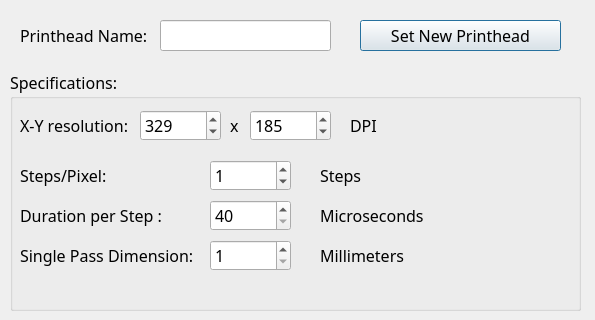
<?xml version="1.0" encoding="UTF-8"?>
<ui version="4.0">
 <class>PrintheadProfile</class>
 <widget class="QDialog" name="PrintheadProfile">
  <property name="geometry">
   <rect>
    <x>0</x>
    <y>0</y>
    <width>595</width>
    <height>320</height>
   </rect>
  </property>
  <property name="sizePolicy">
   <sizepolicy hsizetype="Fixed" vsizetype="Fixed">
    <horstretch>0</horstretch>
    <verstretch>0</verstretch>
   </sizepolicy>
  </property>
  <property name="font">
   <font>
    <family>Franklin Gothic Medium Cond</family>
    <pointsize>12</pointsize>
   </font>
  </property>
  <property name="windowTitle">
   <string>Dialog</string>
  </property>
  <widget class="QPushButton" name="pushButton">
   <property name="geometry">
    <rect>
     <x>360</x>
     <y>20</y>
     <width>201</width>
     <height>31</height>
    </rect>
   </property>
   <property name="text">
    <string>Set New Printhead</string>
   </property>
  </widget>
  <widget class="QLabel" name="XYresolnLabel">
   <property name="geometry">
    <rect>
     <x>20</x>
     <y>20</y>
     <width>131</width>
     <height>31</height>
    </rect>
   </property>
   <property name="font">
    <font>
     <family>Franklin Gothic Medium Cond</family>
     <pointsize>12</pointsize>
    </font>
   </property>
   <property name="text">
    <string>Printhead Name:</string>
   </property>
   <property name="scaledContents">
    <bool>true</bool>
   </property>
   <property name="alignment">
    <set>Qt::AlignLeading|Qt::AlignLeft|Qt::AlignVCenter</set>
   </property>
   <property name="wordWrap">
    <bool>false</bool>
   </property>
  </widget>
  <widget class="QLineEdit" name="lineEdit">
   <property name="geometry">
    <rect>
     <x>160</x>
     <y>20</y>
     <width>171</width>
     <height>31</height>
    </rect>
   </property>
  </widget>
  <widget class="QGroupBox" name="groupBox">
   <property name="geometry">
    <rect>
     <x>10</x>
     <y>70</y>
     <width>571</width>
     <height>241</height>
    </rect>
   </property>
   <property name="title">
    <string>Specifications:</string>
   </property>
   <widget class="QLabel" name="Xmicronslabel_3">
    <property name="geometry">
     <rect>
      <x>310</x>
      <y>90</y>
      <width>71</width>
      <height>31</height>
     </rect>
    </property>
    <property name="font">
     <font>
      <pointsize>12</pointsize>
     </font>
    </property>
    <property name="text">
     <string>Steps</string>
    </property>
    <property name="scaledContents">
     <bool>true</bool>
    </property>
    <property name="alignment">
     <set>Qt::AlignLeading|Qt::AlignLeft|Qt::AlignVCenter</set>
    </property>
    <property name="wordWrap">
     <bool>false</bool>
    </property>
   </widget>
   <widget class="QLabel" name="xlabel2">
    <property name="geometry">
     <rect>
      <x>220</x>
      <y>40</y>
      <width>20</width>
      <height>31</height>
     </rect>
    </property>
    <property name="font">
     <font>
      <pointsize>12</pointsize>
     </font>
    </property>
    <property name="text">
     <string>x</string>
    </property>
    <property name="scaledContents">
     <bool>true</bool>
    </property>
    <property name="alignment">
     <set>Qt::AlignLeading|Qt::AlignLeft|Qt::AlignVCenter</set>
    </property>
    <property name="wordWrap">
     <bool>false</bool>
    </property>
   </widget>
   <widget class="QLabel" name="XYresolnLabel_2">
    <property name="geometry">
     <rect>
      <x>10</x>
      <y>90</y>
      <width>101</width>
      <height>31</height>
     </rect>
    </property>
    <property name="font">
     <font>
      <pointsize>12</pointsize>
     </font>
    </property>
    <property name="text">
     <string>Steps/Pixel:</string>
    </property>
    <property name="scaledContents">
     <bool>true</bool>
    </property>
    <property name="alignment">
     <set>Qt::AlignLeading|Qt::AlignLeft|Qt::AlignVCenter</set>
    </property>
    <property name="wordWrap">
     <bool>false</bool>
    </property>
   </widget>
   <widget class="QLabel" name="DpiLabel">
    <property name="geometry">
     <rect>
      <x>340</x>
      <y>40</y>
      <width>81</width>
      <height>31</height>
     </rect>
    </property>
    <property name="font">
     <font>
      <pointsize>12</pointsize>
     </font>
    </property>
    <property name="text">
     <string>DPI</string>
    </property>
    <property name="scaledContents">
     <bool>true</bool>
    </property>
    <property name="alignment">
     <set>Qt::AlignLeading|Qt::AlignLeft|Qt::AlignVCenter</set>
    </property>
    <property name="wordWrap">
     <bool>false</bool>
    </property>
   </widget>
   <widget class="QSpinBox" name="Xdpi">
    <property name="geometry">
     <rect>
      <x>130</x>
      <y>40</y>
      <width>81</width>
      <height>31</height>
     </rect>
    </property>
    <property name="maximum">
     <number>2000</number>
    </property>
    <property name="value">
     <number>329</number>
    </property>
   </widget>
   <widget class="QLabel" name="Xmicronslabel_4">
    <property name="geometry">
     <rect>
      <x>310</x>
      <y>130</y>
      <width>121</width>
      <height>31</height>
     </rect>
    </property>
    <property name="font">
     <font>
      <pointsize>12</pointsize>
     </font>
    </property>
    <property name="text">
     <string>Microseconds</string>
    </property>
    <property name="scaledContents">
     <bool>true</bool>
    </property>
    <property name="alignment">
     <set>Qt::AlignLeading|Qt::AlignLeft|Qt::AlignVCenter</set>
    </property>
    <property name="wordWrap">
     <bool>false</bool>
    </property>
   </widget>
   <widget class="QSpinBox" name="Ydpi">
    <property name="geometry">
     <rect>
      <x>240</x>
      <y>40</y>
      <width>81</width>
      <height>31</height>
     </rect>
    </property>
    <property name="maximum">
     <number>2000</number>
    </property>
    <property name="value">
     <number>185</number>
    </property>
   </widget>
   <widget class="QLabel" name="Xmicronslabel_2">
    <property name="geometry">
     <rect>
      <x>310</x>
      <y>170</y>
      <width>101</width>
      <height>31</height>
     </rect>
    </property>
    <property name="font">
     <font>
      <pointsize>12</pointsize>
     </font>
    </property>
    <property name="text">
     <string>Millimeters</string>
    </property>
    <property name="scaledContents">
     <bool>true</bool>
    </property>
    <property name="alignment">
     <set>Qt::AlignLeading|Qt::AlignLeft|Qt::AlignVCenter</set>
    </property>
    <property name="wordWrap">
     <bool>false</bool>
    </property>
   </widget>
   <widget class="QLabel" name="XYresolnLabel_4">
    <property name="geometry">
     <rect>
      <x>10</x>
      <y>170</y>
      <width>181</width>
      <height>31</height>
     </rect>
    </property>
    <property name="font">
     <font>
      <pointsize>12</pointsize>
     </font>
    </property>
    <property name="text">
     <string>Single Pass Dimension:</string>
    </property>
    <property name="scaledContents">
     <bool>true</bool>
    </property>
    <property name="alignment">
     <set>Qt::AlignLeading|Qt::AlignLeft|Qt::AlignVCenter</set>
    </property>
    <property name="wordWrap">
     <bool>false</bool>
    </property>
   </widget>
   <widget class="QLabel" name="XYresolnLabel_3">
    <property name="geometry">
     <rect>
      <x>10</x>
      <y>40</y>
      <width>131</width>
      <height>31</height>
     </rect>
    </property>
    <property name="font">
     <font>
      <pointsize>12</pointsize>
     </font>
    </property>
    <property name="text">
     <string>X-Y resolution:</string>
    </property>
    <property name="scaledContents">
     <bool>true</bool>
    </property>
    <property name="alignment">
     <set>Qt::AlignLeading|Qt::AlignLeft|Qt::AlignVCenter</set>
    </property>
    <property name="wordWrap">
     <bool>false</bool>
    </property>
   </widget>
   <widget class="QLabel" name="perpixelLabel_2">
    <property name="geometry">
     <rect>
      <x>10</x>
      <y>130</y>
      <width>141</width>
      <height>31</height>
     </rect>
    </property>
    <property name="font">
     <font>
      <pointsize>12</pointsize>
     </font>
    </property>
    <property name="text">
     <string>Duration per Step :</string>
    </property>
    <property name="scaledContents">
     <bool>true</bool>
    </property>
    <property name="alignment">
     <set>Qt::AlignLeading|Qt::AlignLeft|Qt::AlignVCenter</set>
    </property>
    <property name="wordWrap">
     <bool>false</bool>
    </property>
   </widget>
   <widget class="QSpinBox" name="Xdpi_3">
    <property name="geometry">
     <rect>
      <x>200</x>
      <y>130</y>
      <width>81</width>
      <height>31</height>
     </rect>
    </property>
    <property name="minimum">
     <number>40</number>
    </property>
    <property name="maximum">
     <number>2000</number>
    </property>
    <property name="value">
     <number>40</number>
    </property>
   </widget>
   <widget class="QSpinBox" name="Xdpi_4">
    <property name="geometry">
     <rect>
      <x>200</x>
      <y>170</y>
      <width>81</width>
      <height>31</height>
     </rect>
    </property>
    <property name="minimum">
     <number>1</number>
    </property>
    <property name="maximum">
     <number>2000</number>
    </property>
    <property name="value">
     <number>1</number>
    </property>
   </widget>
   <widget class="QSpinBox" name="Xdpi_2">
    <property name="geometry">
     <rect>
      <x>200</x>
      <y>90</y>
      <width>81</width>
      <height>31</height>
     </rect>
    </property>
    <property name="maximum">
     <number>2000</number>
    </property>
    <property name="value">
     <number>1</number>
    </property>
   </widget>
  </widget>
 </widget>
 <resources/>
 <connections/>
</ui>
